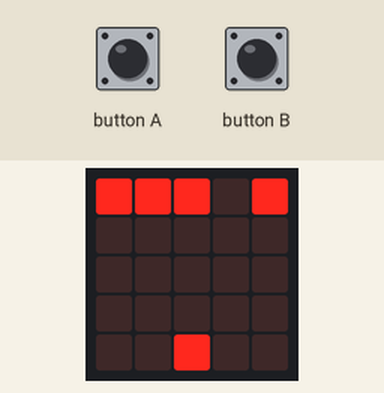
Simulated run of this program. Board: BBC micro:bit (MakeCode). On the bench: the board's 5×5 LED display. The inputs (shaded band) are chosen by the test bench. The 48×5 strip is a reading aid, not a part: it shows the text the display is scrolling, unrolled, one strip-width of it at a time.

Above: at 11.9 s.
12.0 s: button A pressed for 0.15 s
At 12.6 s:
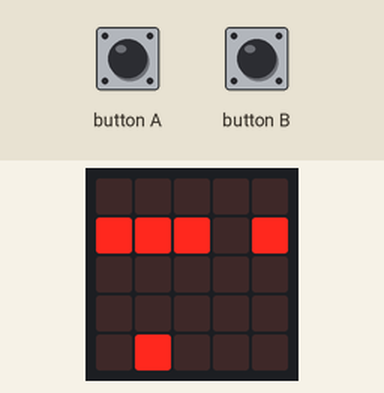
12.7 s: button B pressed for 0.15 s
At 13.6 s:
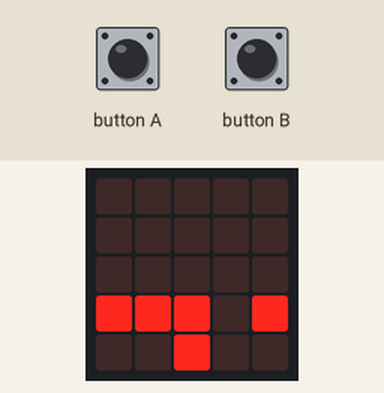
15.2 s: button A pressed for 0.15 s
At 15.8 s:
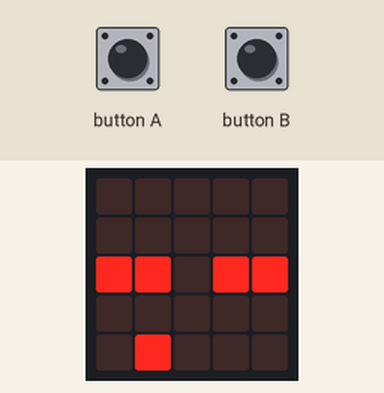
15.9 s: button B pressed for 0.15 s
At 16.9 s:
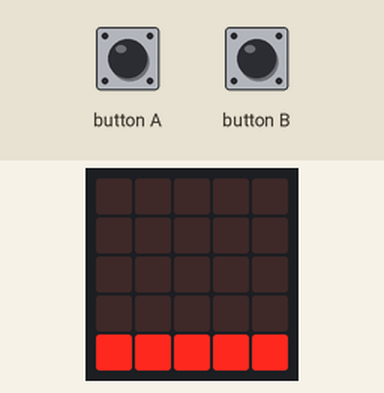
18.6 s: button A pressed for 0.15 s
At 20.2 s:
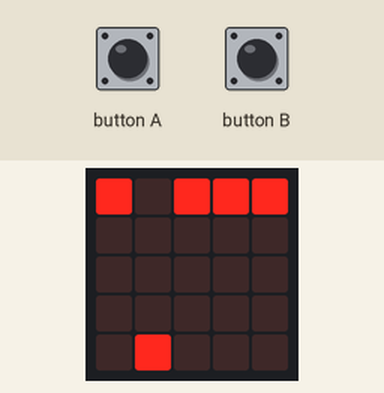
21.3 s: button B pressed for 0.15 s
At 22.4 s:
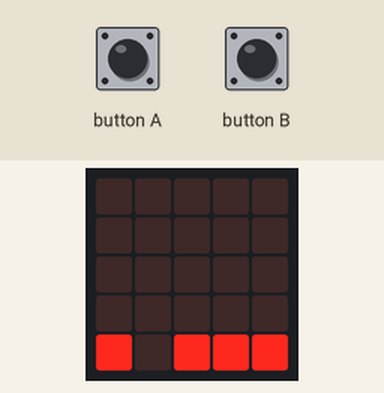

The program:

main.ts
```typescript
function Round4 () {
    Obstacle1 = game.createSprite(0, 0)
    Obstacle2 = game.createSprite(1, 0)
    Obstacle3 = game.createSprite(2, 0)
    Obstacle4 = game.createSprite(3, 0)
    for (let index = 0; index < 5; index++) {
        basic.pause(500)
        Obstacle1.change(LedSpriteProperty.Y, 1)
        Obstacle2.change(LedSpriteProperty.Y, 1)
        Obstacle3.change(LedSpriteProperty.Y, 1)
        Obstacle4.change(LedSpriteProperty.Y, 1)
    }
    basic.pause(200)
    if (Obstacle1.isTouchingEdge()) {
        Obstacle1.delete()
        Obstacle2.delete()
        Obstacle3.delete()
        Obstacle4.delete()
    }
    Score += 1
}
function Round1 () {
    Obstacle1 = game.createSprite(1, 0)
    Obstacle4 = game.createSprite(4, 0)
    Obstacle2 = game.createSprite(2, 0)
    Obstacle3 = game.createSprite(3, 0)
    for (let index = 0; index < 5; index++) {
        basic.pause(500)
        Obstacle1.change(LedSpriteProperty.Y, 1)
        Obstacle2.change(LedSpriteProperty.Y, 1)
        Obstacle3.change(LedSpriteProperty.Y, 1)
        Obstacle4.change(LedSpriteProperty.Y, 1)
    }
    basic.pause(200)
    if (Obstacle1.isTouchingEdge()) {
        Obstacle1.delete()
        Obstacle2.delete()
        Obstacle3.delete()
        Obstacle4.delete()
    }
    Score += 1
}
function Round5 () {
    Obstacle1 = game.createSprite(0, 0)
    Obstacle2 = game.createSprite(2, 0)
    Obstacle3 = game.createSprite(3, 0)
    Obstacle4 = game.createSprite(4, 0)
    for (let index = 0; index < 5; index++) {
        basic.pause(500)
        Obstacle1.change(LedSpriteProperty.Y, 1)
        Obstacle2.change(LedSpriteProperty.Y, 1)
        Obstacle3.change(LedSpriteProperty.Y, 1)
        Obstacle4.change(LedSpriteProperty.Y, 1)
    }
    basic.pause(200)
    if (Obstacle1.isTouchingEdge()) {
        Obstacle1.delete()
        Obstacle2.delete()
        Obstacle3.delete()
        Obstacle4.delete()
    }
    Score += 1
}
input.onButtonPressed(Button.A, function () {
    sprite.change(LedSpriteProperty.X, -1)
})
function Round3 () {
    Obstacle1 = game.createSprite(0, 0)
    Obstacle2 = game.createSprite(1, 0)
    Obstacle3 = game.createSprite(3, 0)
    Obstacle4 = game.createSprite(4, 0)
    for (let index = 0; index < 5; index++) {
        basic.pause(500)
        Obstacle1.change(LedSpriteProperty.Y, 1)
        Obstacle2.change(LedSpriteProperty.Y, 1)
        Obstacle3.change(LedSpriteProperty.Y, 1)
        Obstacle4.change(LedSpriteProperty.Y, 1)
    }
    basic.pause(200)
    if (Obstacle1.isTouchingEdge()) {
        Obstacle1.delete()
        Obstacle2.delete()
        Obstacle3.delete()
        Obstacle4.delete()
    }
    Score += 1
}
function Round2 () {
    Obstacle1 = game.createSprite(0, 0)
    Obstacle2 = game.createSprite(1, 0)
    Obstacle3 = game.createSprite(2, 0)
    Obstacle4 = game.createSprite(4, 0)
    for (let index = 0; index < 5; index++) {
        basic.pause(500)
        Obstacle1.change(LedSpriteProperty.Y, 1)
        Obstacle2.change(LedSpriteProperty.Y, 1)
        Obstacle3.change(LedSpriteProperty.Y, 1)
        Obstacle4.change(LedSpriteProperty.Y, 1)
    }
    basic.pause(200)
    if (Obstacle1.isTouchingEdge()) {
        Obstacle1.delete()
        Obstacle2.delete()
        Obstacle3.delete()
        Obstacle4.delete()
    }
    Score += 1
}
input.onButtonPressed(Button.B, function () {
    sprite.change(LedSpriteProperty.X, 1)
})
let Obstacle4: game.LedSprite = null
let Obstacle3: game.LedSprite = null
let Obstacle2: game.LedSprite = null
let Obstacle1: game.LedSprite = null
let sprite: game.LedSprite = null
basic.showString("Good Luck")
sprite = game.createSprite(2, 4)
let Score = 0
let Lives = 3
game.setScore(Score)
for (let index = 0; index < 1; index++) {
    Round1()
    if (Lives == 0) {
        game.gameOver()
    }
    Round2()
    if (Lives == 0) {
        game.gameOver()
    }
    Round3()
    if (Lives == 0) {
        game.gameOver()
    }
    Round4()
    if (Lives == 0) {
        game.gameOver()
    }
    Round5()
    if (Lives == 0) {
        game.gameOver()
    }
    Round1()
    if (Lives == 0) {
        game.gameOver()
    }
    Round1()
    if (Lives == 0) {
        game.gameOver()
    }
    Round5()
    if (Lives == 0) {
        game.gameOver()
    }
    Round1()
    if (Lives == 0) {
        game.gameOver()
    }
    Round4()
    if (Lives == 0) {
        game.gameOver()
    }
    Round2()
    if (Lives == 0) {
        game.gameOver()
    }
    Round3()
    if (Lives == 0) {
        game.gameOver()
    }
}
basic.showString("Well done!")
sprite.delete()
sprite = game.createSprite(2, 3)
for (let index = 0; index < 1; index++) {
    Round1()
    if (Lives == 0) {
        game.gameOver()
    }
    Round2()
    if (Lives == 0) {
        game.gameOver()
    }
    Round3()
    if (Lives == 0) {
        game.gameOver()
    }
    Round4()
    if (Lives == 0) {
        game.gameOver()
    }
    Round5()
    if (Lives == 0) {
        game.gameOver()
    }
    Round1()
    if (Lives == 0) {
        game.gameOver()
    }
    Round1()
    if (Lives == 0) {
        game.gameOver()
    }
    Round5()
    if (Lives == 0) {
        game.gameOver()
    }
    Round1()
    if (Lives == 0) {
        game.gameOver()
    }
    Round4()
    if (Lives == 0) {
        game.gameOver()
    }
    Round2()
    if (Lives == 0) {
        game.gameOver()
    }
    Round3()
    if (Lives == 0) {
        game.gameOver()
    }
}
basic.showString("Amazing")
sprite.delete()
sprite = game.createSprite(2, 2)
for (let index = 0; index < 1; index++) {
    Round1()
    if (Lives == 0) {
        game.gameOver()
    }
    Round2()
    if (Lives == 0) {
        game.gameOver()
    }
    Round3()
    if (Lives == 0) {
        game.gameOver()
    }
    Round4()
    if (Lives == 0) {
        game.gameOver()
    }
    Round5()
    if (Lives == 0) {
        game.gameOver()
    }
    Round1()
    if (Lives == 0) {
        game.gameOver()
    }
    Round1()
    if (Lives == 0) {
        game.gameOver()
    }
    Round5()
    if (Lives == 0) {
        game.gameOver()
    }
    Round1()
    if (Lives == 0) {
        game.gameOver()
    }
    Round4()
    if (Lives == 0) {
        game.gameOver()
    }
    Round2()
    if (Lives == 0) {
        game.gameOver()
    }
    Round3()
    if (Lives == 0) {
        game.gameOver()
    }
}
basic.showString("Good game")
game.gameOver()
basic.showNumber(Score)
basic.forever(function () {
    if (sprite.isTouching(Obstacle1) == true) {
        Lives += -1
    }
    if (sprite.isTouching(Obstacle2)) {
        Lives += -1
    }
    if (sprite.isTouching(Obstacle3)) {
        Lives += -1
    }
    if (sprite.isTouching(Obstacle4)) {
        Lives += -1
    }
})
```

test.ts
```typescript
// tests go here; this will not be compiled when this package is used as an extension.
```

Measured:
- after the input at 12.0 s, the display: first changes after 0.15 s (image 1 shows a later state)
- after the input at 12.7 s, the display: first differs from a run without the input after 0.15 s (image 2 shows a later state)
- after the input at 15.2 s, the display: first changes after 0.15 s (image 3 shows a later state)
- after the input at 15.9 s, the display: first differs from a run without the input after 0.15 s (image 4 shows a later state)
- after the input at 18.6 s, the display: first differs from a run without the input after 0.15 s (image 5 shows a later state)
- after the input at 21.3 s, the display: first differs from a run without the input after 0.15 s (image 6 shows a later state)
- what the display in image 2 shows lasts 0.5 s, from 13.2 s to 13.7 s
